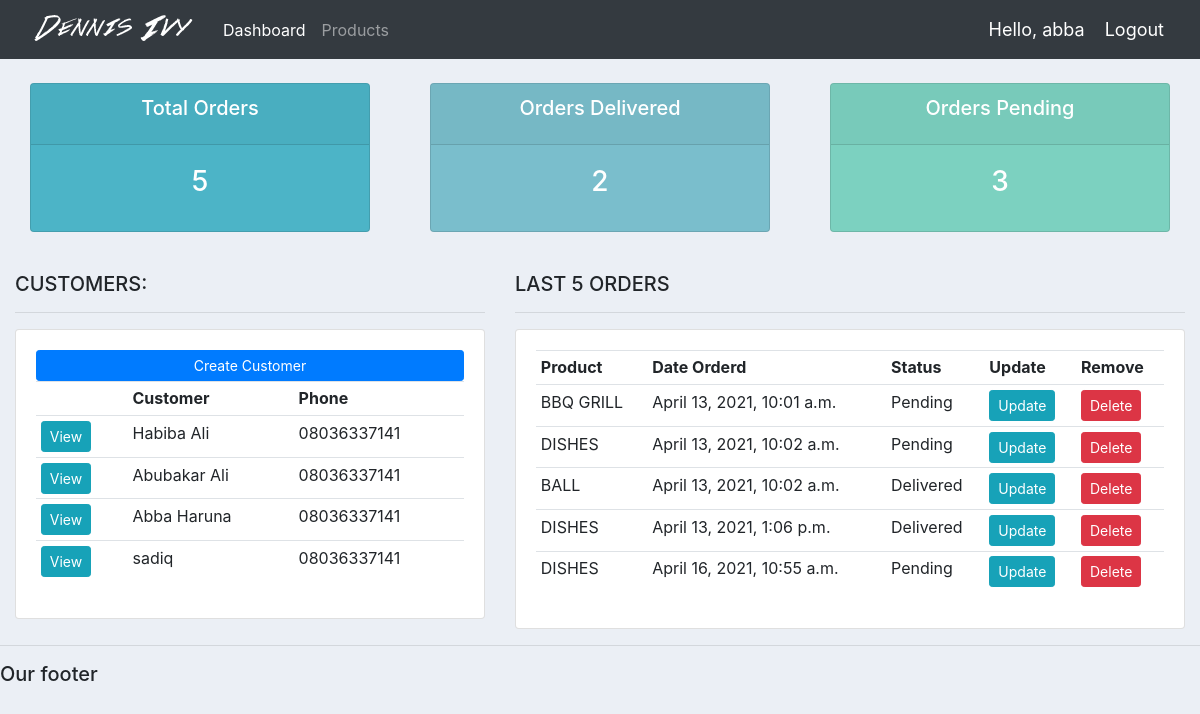
The app's page / (signed in) with its own data.
### accounts/models.py (models this page shows, shortened)
class Customer(models.Model):
    user = models.OneToOneField(User, null=True, blank=True, on_delete=models.CASCADE)
    name = models.CharField(max_length=200, null=True)
    phone = models.CharField(max_length=200, null=True)
    email = models.CharField(max_length=200, null=True)
    profile_pic = models.ImageField(default="profile1.png", null=True, blank=True)
    date_created = models.DateTimeField(auto_now_add=True, null=True)

class Order(models.Model):
    STATUS = (
        ('Pending', 'Pending'),
        ('Out for delivery', 'Out for delivery'),
        ('Delivered', 'Delivered'),
    )
    customer = models.ForeignKey(Customer, null=True, on_delete=models.SET_NULL)
    product = models.ForeignKey(Product, null=True, on_delete=models.SET_NULL)
    date_created = models.DateTimeField(auto_now_add=True, null=True)
    status = models.CharField(max_length=200, null=True, choices=STATUS)
    note = models.CharField(max_length=1000, null=True)

class Product(models.Model):
    CATEGORY = (
        ('Indoor', 'Indoor'),
        ('Out Door', 'Out Door'),
    )
    name = models.CharField(max_length=200, null=True)
    price = models.FloatField(null=True)
    category = models.CharField(max_length=200, null=True, choices=CATEGORY)
    description = models.CharField(max_length=200, null=True, blank=True)
    date_created = models.DateTimeField(auto_now_add=True, null=True)
    tags = models.ManyToManyField(Tag)
    def __str__(self):
        return self.name

### accounts/decorators.py (the view)
    def wrapper_function(request, *args, **kwargs):
        group = None
        if request.user.groups.exists():
            group = request.user.groups.all()[0].name
        if group == 'customer':
            return redirect('user-page')
        if group == 'admin':
            return view_func(request, *args, **kwargs)

### accounts/views.py (called while the page is built)
@login_required(login_url='login')
@admin_only
def home(request):
	orders = Order.objects.all()
	customers = Customer.objects.all()
	total_customers = customers.count()
	total_orders = orders.count()
	delivered = orders.filter(status='Delivered').count()
	pending = orders.filter(status='Pending').count()
	context = {'orders':orders, 'customers':customers,
	'total_orders':total_orders,'delivered':delivered,
	'pending':pending }
	return render(request, 'accounts/dashboard.html', context)

### accounts/templates/accounts/dashboard.html
{%  extends 'accounts/main.html' %}
{% block content %}
{%  include 'accounts/status.html' %}
<br>
<div class="row">
	<div class="col-md-5">
		<h5>CUSTOMERS:</h5>
		<hr>
		<div class="card card-body">
			<a class="btn btn-primary  btn-sm btn-block" href="">Create Customer</a>
			<table class="table table-sm">
				<tr>
					<th></th>
					<th>Customer</th>
					<th>Phone</th>
				</tr>
				{% for customer in customers %}
					<tr>
						<td><a class="btn btn-sm btn-info" href="{% url 'customer' customer.id %}">View</a></td>
						<td>{{customer.name}}</td>
						<td>{{customer.phone}}</td>
					</tr>
				{% endfor %}
			</table>
		</div>
	</div>
	<div class="col-md-7">
		<h5>LAST 5 ORDERS</h5>
		<hr>
		<div class="card card-body">
			<table class="table table-sm">
				<tr>
					<th>Product</th>
					<th>Date Orderd</th>
					<th>Status</th>
					<th>Update</th>
					<th>Remove</th>
				</tr>
				{% for order in orders %}
					<tr>
						<td>{{order.product}}</td>
						<td>{{order.date_created}}</td>
						<td>{{order.status}}</td>
						<td><a class="btn btn-sm btn-info" href="{% url 'update_order' order.id %}">Update</a></td>
						<td><a class="btn btn-sm btn-danger" href="{% url 'delete_order' order.id %}">Delete</a></td>
					</tr>
				{% endfor %}
			</table>
		</div>
	</div>
</div>
{% endblock %}

### accounts/templates/accounts/main.html (shortened to what this page needs)
{% load static %}
<!DOCTYPE html>
<html>
<head>
	<link rel="stylesheet" href="https://stackpath.bootstrapcdn.com/bootstrap/4.3.1/css/bootstrap.min.css">
	<link rel="stylesheet" type="text/css" href="{% static '/css/main.css' %}">
</head>
<body>
	{%  include 'accounts/navbar.html' %}
	<div class="container-fluid">
	{% block content %}
	{% endblock %}
    </div>
	<hr>
	<h5>Our footer</h5>
</body>
</html>

### accounts/templates/accounts/navbar.html (shortened to what this page needs)
{% load static %}
<nav class="navbar navbar-expand-lg navbar-dark bg-dark">
 <img src="{% static 'images/logo.png' %}">
  <div class="collapse navbar-collapse" id="navbarNav">
    <ul class="navbar-nav">
      {% if request.user.is_staff %}
      <li class="nav-item active">
        <a class="nav-link" href="{% url 'home' %}">Dashboard</a>
      </li>
      <li class="nav-item">
        <a class="nav-link" href="{% url 'products' %}">Products</a>
      </li>
      {% else %}
       <li class="nav-item">
        <a class="nav-link" href="{% url 'account' %}">Settings</a>
      </li>
      {% endif %}
    </ul>
  </div>
  <span class="hello-msg">Hello, {{request.user}}</span>
  <span ><a  class="hello-msg" href="{% url 'logout' %}">Logout</a></span>
</nav>

### accounts/templates/accounts/status.html
<br>
<div class="row">
	<div class="col">
		<div class="col-md">
			<div class="card text-center text-white  mb-3" id="total-orders">
			  	<div class="card-header">
			  		<h5 class="card-title">Total Orders</h5>
			  	</div>
			  	<div class="card-body">
			    	<h3 class="card-title">{{total_orders}}</h3>
			  	</div>
			</div>
		</div>
	</div>
	<div class="col">
		<div class="col-md">
			<div class="card text-center text-white  mb-3" id="orders-delivered">
			  	<div class="card-header">
			  		<h5 class="card-title">Orders Delivered</h5>
			  	</div>
			  	<div class="card-body">
			    	<h3 class="card-title">{{delivered}}</h3>
			  	</div>
			</div>
		</div>
	</div>
	<div class="col">
		<div class="col-md">
			<div class="card text-center text-white  mb-3" id="orders-pending">
			  	<div class="card-header">
			  		<h5 class="card-title">Orders Pending</h5>
			  	</div>
			  	<div class="card-body">
			    	<h3 class="card-title">{{pending}}</h3>
			  	</div>
			</div>
		</div>
	</div>
</div>

### static/css/main.css (style rules this page uses)
body { background-color: #ebeff5; }
#total-orders { background-color: #4cb4c7; }
#orders-delivered { background-color: #7abecc; }
#orders-pending { background-color: #7CD1C0; }

### accounts/templates/accounts/navbar.html (style rules this page uses)
.hello-msg { font-size: 18px; color: #fff; margin-right: 20px; }

### records on screen
Customer: name "Habiba Ali", phone "08036337141"
Customer: name "Abubakar Ali", phone "08036337141"
Customer: name "Abba Haruna", phone "08036337141"
Customer: name "sadiq", phone "08036337141"
Order: product "BBQ GRILL", date_created "April 13, 2021, 10:01 a.m.", status "Pending"
Order: product "DISHES", date_created "April 13, 2021, 10:02 a.m.", status "Pending"
Order: product "BALL", date_created "April 13, 2021, 10:02 a.m.", status "Delivered"
Order: product "DISHES", date_created "April 13, 2021, 1:06 p.m.", status "Delivered"
Order: product "DISHES", date_created "April 16, 2021, 10:55 a.m.", status "Pending"

### other values on screen
{{ request.user }} "abba"
{{ total_orders }} "5"
{{ delivered }} "2"
{{ pending }} "3"
